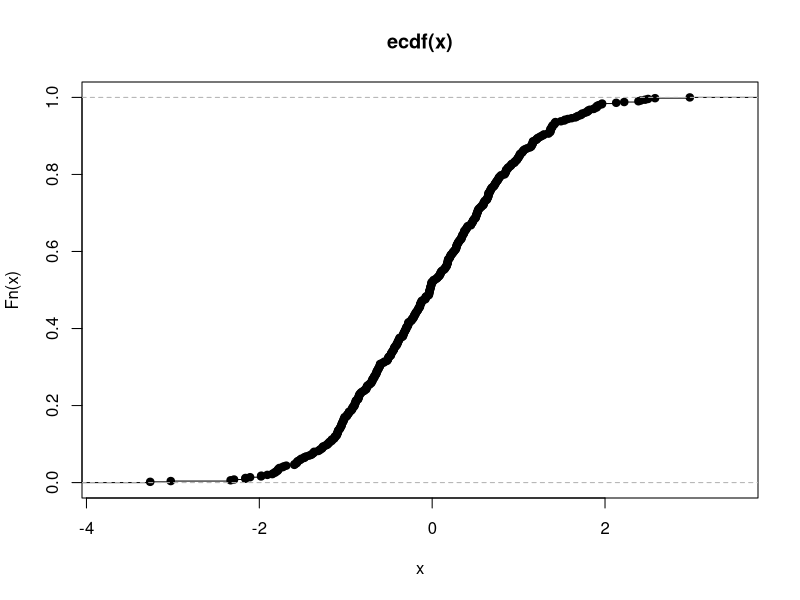
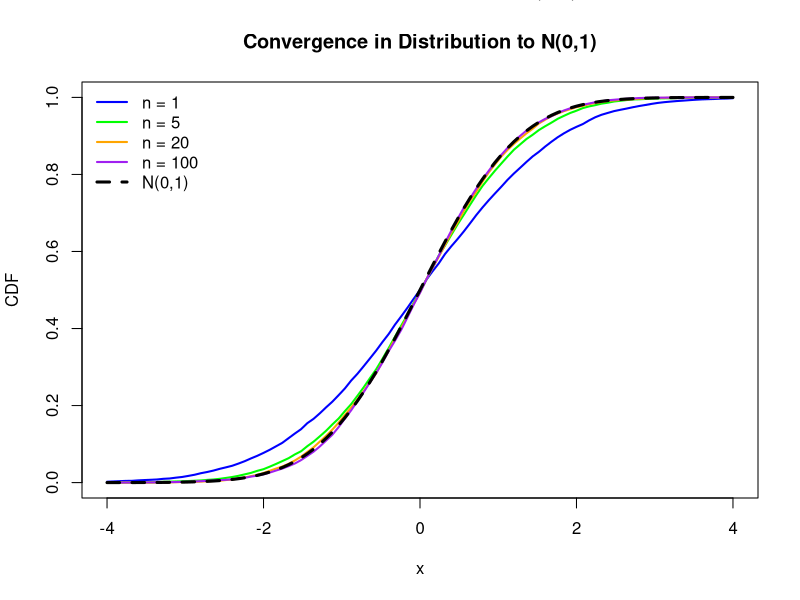
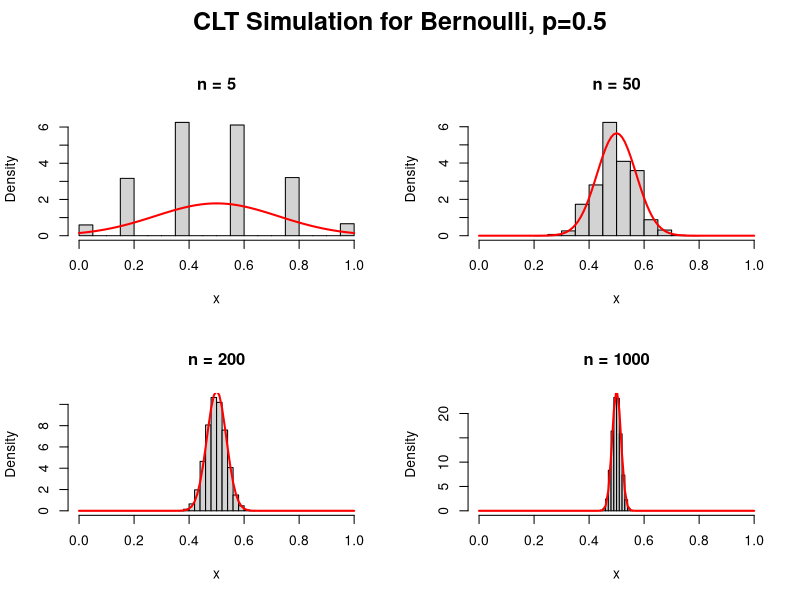
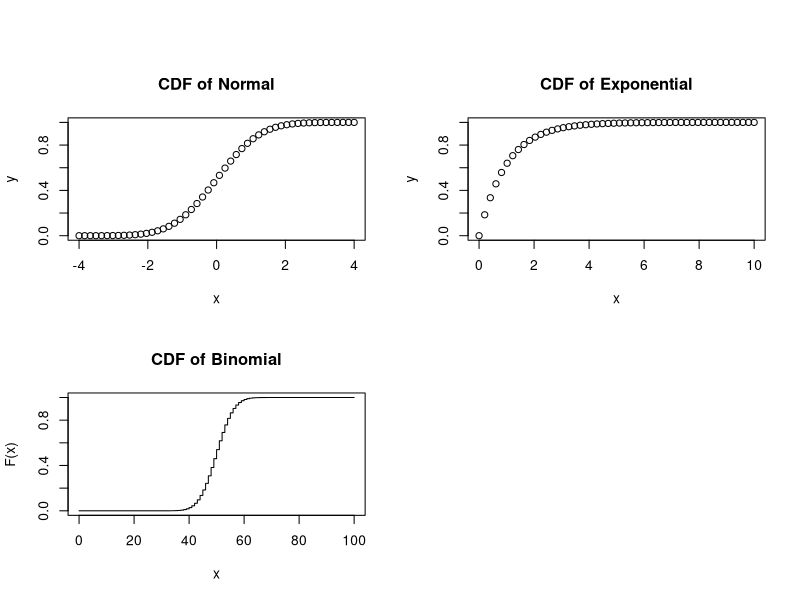
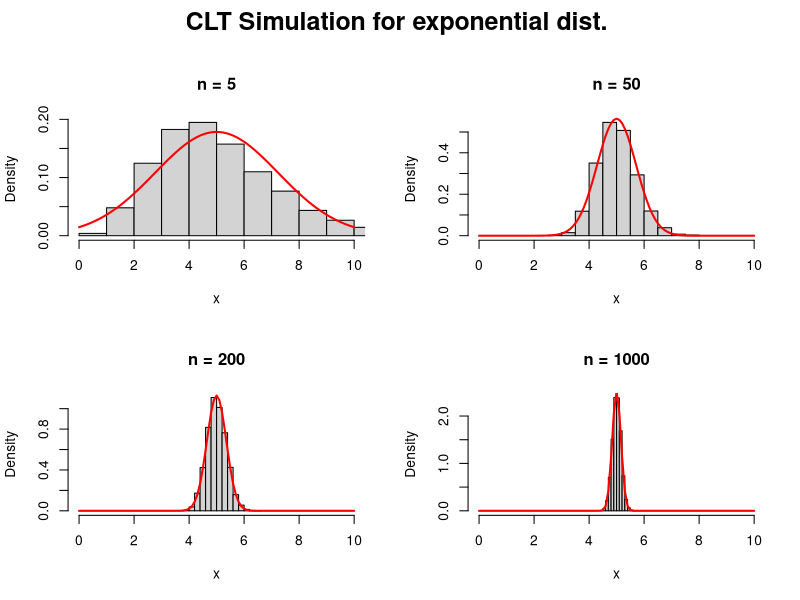

R code for these plots, in order:
## ---- chunk 1
knitr::opts_chunk$set(echo = TRUE)
## ---- chunk 2
# Make an ecdf and plot it: 

 x <- rnorm(500,0,1)
 Fhat <- ecdf(x)
 plot(Fhat)


## ---- chunk 3
n_values <- c(1, 5, 20, 100)
B <- 10000

colors <- c("blue", "green", "orange", "purple")

# Set up an empty plot
plot(
  NA,
  xlim = c(-4, 4),
  ylim = c(0, 1),
  xlab = "x",
  ylab = "CDF",
  main = "Convergence in Distribution to N(0,1)"
)

for (i in 1:length(n_values)) {

  n <- n_values[i]

  x <- rnorm(
    B,
    mean = 0,
    sd = sqrt(1 + 1/n)
  )

  F_hat <- ecdf(x)

  curve(
    F_hat(x),
    from = -4,
    to = 4,
    add = TRUE,
    col = colors[i],
    lwd = 2
  )
}

# Limiting theoretical CDF
curve(
  pnorm(x),
  from = -4,
  to = 4,
  add = TRUE,
  col = "black",
  lwd = 3,
  lty = 2
)

legend(
  "topleft",
  legend = c(
    paste("n =", n_values),
    "N(0,1)"
  ),
  col = c(colors, "black"),
  lwd = c(rep(2, 4), 3),
  lty = c(rep(1, 4), 2),
  bty = "n"
)


mtext(
  "Convergence in Distribution to N(0,1)",
  outer = TRUE,
  cex = 1.3
)

## ---- chunk 4

# Sim for Bernoulli RV, CLT demonstration 

#sample_size <- c(5, 10, 20, 50, 100, 200, 500, 1000)
sample_size <- c(5, 50, 200,1000)
p = 0.5

par(
  mfrow = c(2, 2),
  oma = c(0, 0, 3, 0)
)


sim_size <- 10000
mean_vector <- numeric(sim_size)

for (i in 1:length(sample_size)){
  
  n = sample_size[i]
  
  for (j in 1:sim_size){
    x = rbinom(n, size=1, prob = p)
    x_bar = mean(x)
    mean_vector[j] <- x_bar
    
  }
  
  hist(
    mean_vector,
    probability = TRUE,
    main = paste("n =", n),
    xlab = "x",
    xlim = c(0, 1),
    ylab = "Density"
  )
  
  curve(
    dnorm(x, mean = p, sd = sqrt( p*(1-p) /n )),
    add = TRUE,
    col = "red",
    lwd = 2
  )
  
  
}

mtext(
    "CLT Simulation for Bernoulli, p=0.5",
    outer = TRUE,
    side = 3,
    line = 1,
    cex = 1.5,
    font = 2
  )
## ---- chunk 5

n=10

x<- seq(from=-4, to=4, length=50)

y<- pnorm(x)

plot(x,
     y,
     main = "CDF of Normal"
     
     
     )

## ---- chunk 6


n=10

x<- seq(from=0, to=10, length=50)

y<- pexp(x)

plot(x,
     y,
     main = "CDF of Exponential"
     
     
     )

## ---- chunk 7


n <- 100
p <- 0.5

x <- 0:n
y <- pbinom(x, size = n, prob = p)

plot(
  x,
  y,
  type = "s",
  main = "CDF of Binomial",
  xlab = "x",
  ylab = "F(x)",
  ylim = c(0, 1)
)

## ---- chunk 8

#sample_size <- c(5, 10, 20, 50, 100, 200, 500, 1000)
sample_size <- c(5, 50, 200,1000)

par(
  mfrow = c(2, 2),
  oma = c(0, 0, 3, 0)
)


sim_size <- 10000
mean_vector <- numeric(sim_size)

for (i in 1:length(sample_size)){
  
  n = sample_size[i]
  
  for (j in 1:sim_size){
    x = rexp(n=n, rate = 1/5)
    x_bar = mean(x)
    mean_vector[j] <- x_bar
    
  }
  
  hist(
    mean_vector,
    probability = TRUE,
    main = paste("n =", n),
    xlab = "x",
    xlim = c(0, 10),
    ylab = "Density"
  )
  
  curve(
    dnorm(x, mean = 5, sd = 5 / sqrt(n)),
    add = TRUE,
    col = "red",
    lwd = 2
  )
  
  
}

mtext(
    "CLT Simulation for exponential dist. ",
    outer = TRUE,
    side = 3,
    line = 1,
    cex = 1.5,
    font = 2
  )
